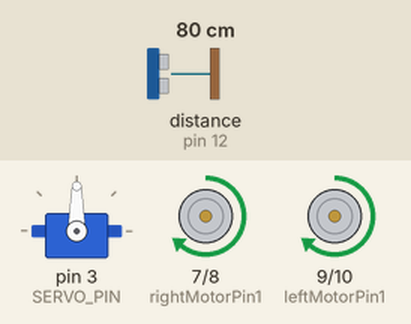
A sketch run on a simulated Arduino Uno, built with avr-gcc and run on an emulated ATmega328P. Shown: servo, motor-driver pin pairs drawn as motors (green arrow = first pin HIGH = forward, orange = second pin HIGH = backward, longer = more drive, scaled by the enable pin). Inputs (shaded band) come from the test bench; at power-on: distance to the obstacle (sensor on pin 12) 80 cm. The echo pulse lasts 58.3 µs per cm.

Above: at 2.2 s.
2.3 s: distance to the obstacle (sensor on pin 12) set to 31 cm
3.8 s: distance to the obstacle (sensor on pin 12) set to 27 cm
At 5.2 s:
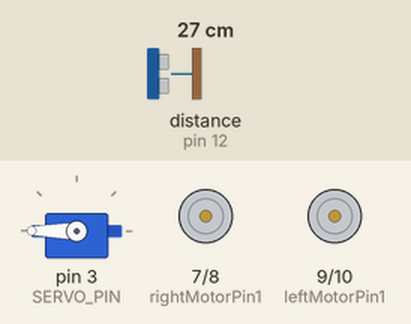
6.8 s: distance to the obstacle (sensor on pin 12) set to 35 cm
At 7.4 s:
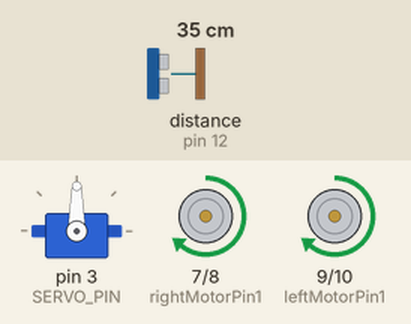
8.3 s: distance to the obstacle (sensor on pin 12) set to 2 cm
At 10.2 s:
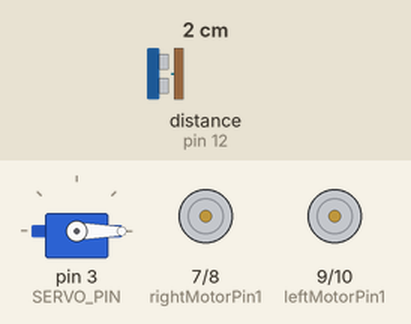
Timing chart, 0 to 12.3 s (numbered marks = the images above; inputs shaded):
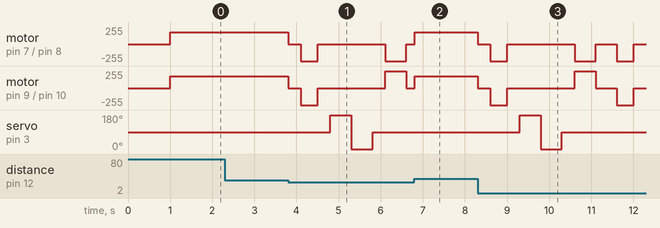

Measured:
- the behaviour switches between 30 and 29 cm on distance to the obstacle (sensor on pin 12) (found by bisection; images 0 and 1)
- after the input at 2.3 s, every drawn part: stays the same
- after the input at 6.8 s, servo on pin 3 (SERVO_PIN): stays 90° (without the input it goes to 180° after 1.0 s)

The sketch:

obstaclesAvoidingRobot.ino
```cpp
#include <Servo.h>
#include <NewPing.h>

#define SERVO_PIN 3
#define ULTRASONIC_SENSOR_TRIG 11
#define ULTRASONIC_SENSOR_ECHO 12

#define MAX_REGULAR_MOTOR_SPEED 180
#define MAX_MOTOR_ADJUST_SPEED 255
#define DISTANCE_TO_CHECK 30

int enableRightMotor = 5;
int rightMotorPin1 = 7;
int rightMotorPin2 = 8;

int enableLeftMotor = 6;
int leftMotorPin1 = 9;
int leftMotorPin2 = 10;

NewPing mySensor(ULTRASONIC_SENSOR_TRIG, ULTRASONIC_SENSOR_ECHO, 400);
Servo myServo;

void setup() {
  pinMode(enableRightMotor, OUTPUT);
  pinMode(rightMotorPin1, OUTPUT);
  pinMode(rightMotorPin2, OUTPUT);

  pinMode(enableLeftMotor, OUTPUT);
  pinMode(leftMotorPin1, OUTPUT);
  pinMode(leftMotorPin2, OUTPUT);

  myServo.attach(SERVO_PIN);
  myServo.write(90);

  rotateMotor(0, 0);
  delay(1000);
}

void loop() {

  int distance = mySensor.ping_cm();

  if (distance > 0 && distance < DISTANCE_TO_CHECK) {

    rotateMotor(0, 0);
    delay(300);

    rotateMotor(-255, -255);
    delay(400);

    rotateMotor(0, 0);
    delay(300);

    myServo.write(180);
    delay(500);
    int distanceLeft = mySensor.ping_cm();

    myServo.write(0);
    delay(500);
    int distanceRight = mySensor.ping_cm();

    myServo.write(90);
    delay(300);

    if (distanceLeft == 0) distanceLeft = 999;
    if (distanceRight == 0) distanceRight = 999;

    if (distanceLeft > distanceRight) {
      rotateMotor(255, -255);
      delay(500);
    } else {
      rotateMotor(-255, 255);
      delay(500);
    }

    rotateMotor(0, 0);
    delay(200);

  } else {

    rotateMotor(180, 180);
  }
}

void rotateMotor(int rightMotorSpeed, int leftMotorSpeed) {

  if (rightMotorSpeed < 0) {
    digitalWrite(rightMotorPin1, LOW);
    digitalWrite(rightMotorPin2, HIGH);
  } else {
    digitalWrite(rightMotorPin1, HIGH);
    digitalWrite(rightMotorPin2, LOW);
  }

  if (leftMotorSpeed < 0) {
    digitalWrite(leftMotorPin1, LOW);
    digitalWrite(leftMotorPin2, HIGH);
  } else {
    digitalWrite(leftMotorPin1, HIGH);
    digitalWrite(leftMotorPin2, LOW);
  }

  analogWrite(enableRightMotor, abs(rightMotorSpeed));
  analogWrite(enableLeftMotor, abs(leftMotorSpeed));
}
```
